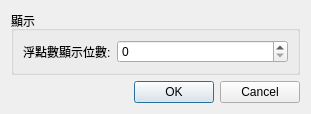
<?xml version="1.0" encoding="UTF-8"?>
<ui version="4.0">
 <class>SettingsDialog</class>
 <widget class="QDialog" name="SettingsDialog">
  <property name="geometry">
   <rect>
    <x>0</x>
    <y>0</y>
    <width>311</width>
    <height>113</height>
   </rect>
  </property>
  <property name="windowTitle">
   <string>設定</string>
  </property>
  <property name="windowIcon">
   <iconset resource="resources.qrc">
    <normaloff>:/icons/fhinfo.ico</normaloff>:/icons/fhinfo.ico</iconset>
  </property>
  <layout class="QVBoxLayout" name="verticalLayout">
   <item>
    <widget class="QGroupBox" name="groupBox">
     <property name="title">
      <string>顯示</string>
     </property>
     <layout class="QFormLayout" name="formLayout">
      <item row="0" column="0">
       <widget class="QLabel" name="label">
        <property name="text">
         <string>浮點數顯示位數:</string>
        </property>
       </widget>
      </item>
      <item row="0" column="1">
       <widget class="QSpinBox" name="precision"/>
      </item>
     </layout>
    </widget>
   </item>
   <item>
    <widget class="QDialogButtonBox" name="buttonBox">
     <property name="orientation">
      <enum>Qt::Horizontal</enum>
     </property>
     <property name="standardButtons">
      <set>QDialogButtonBox::Cancel|QDialogButtonBox::Ok</set>
     </property>
    </widget>
   </item>
  </layout>
 </widget>
 <resources>
  <include location="resources.qrc"/>
 </resources>
 <connections>
  <connection>
   <sender>buttonBox</sender>
   <signal>accepted()</signal>
   <receiver>SettingsDialog</receiver>
   <slot>accept()</slot>
   <hints>
    <hint type="sourcelabel">
     <x>248</x>
     <y>254</y>
    </hint>
    <hint type="destinationlabel">
     <x>157</x>
     <y>274</y>
    </hint>
   </hints>
  </connection>
  <connection>
   <sender>buttonBox</sender>
   <signal>rejected()</signal>
   <receiver>SettingsDialog</receiver>
   <slot>reject()</slot>
   <hints>
    <hint type="sourcelabel">
     <x>316</x>
     <y>260</y>
    </hint>
    <hint type="destinationlabel">
     <x>286</x>
     <y>274</y>
    </hint>
   </hints>
  </connection>
 </connections>
</ui>
